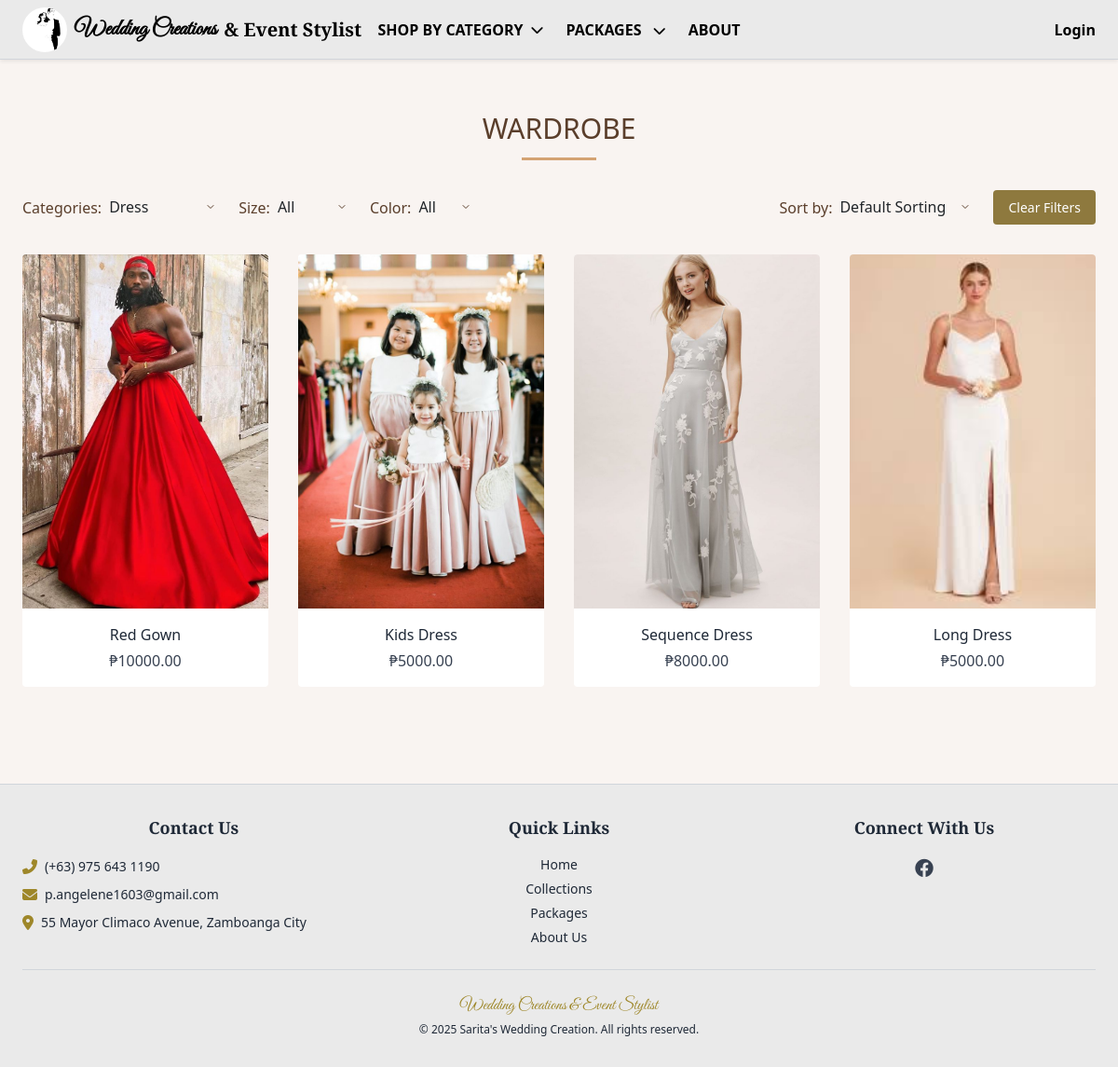
/wardrobe/?category=4, run on an earlier commit of the app's database.
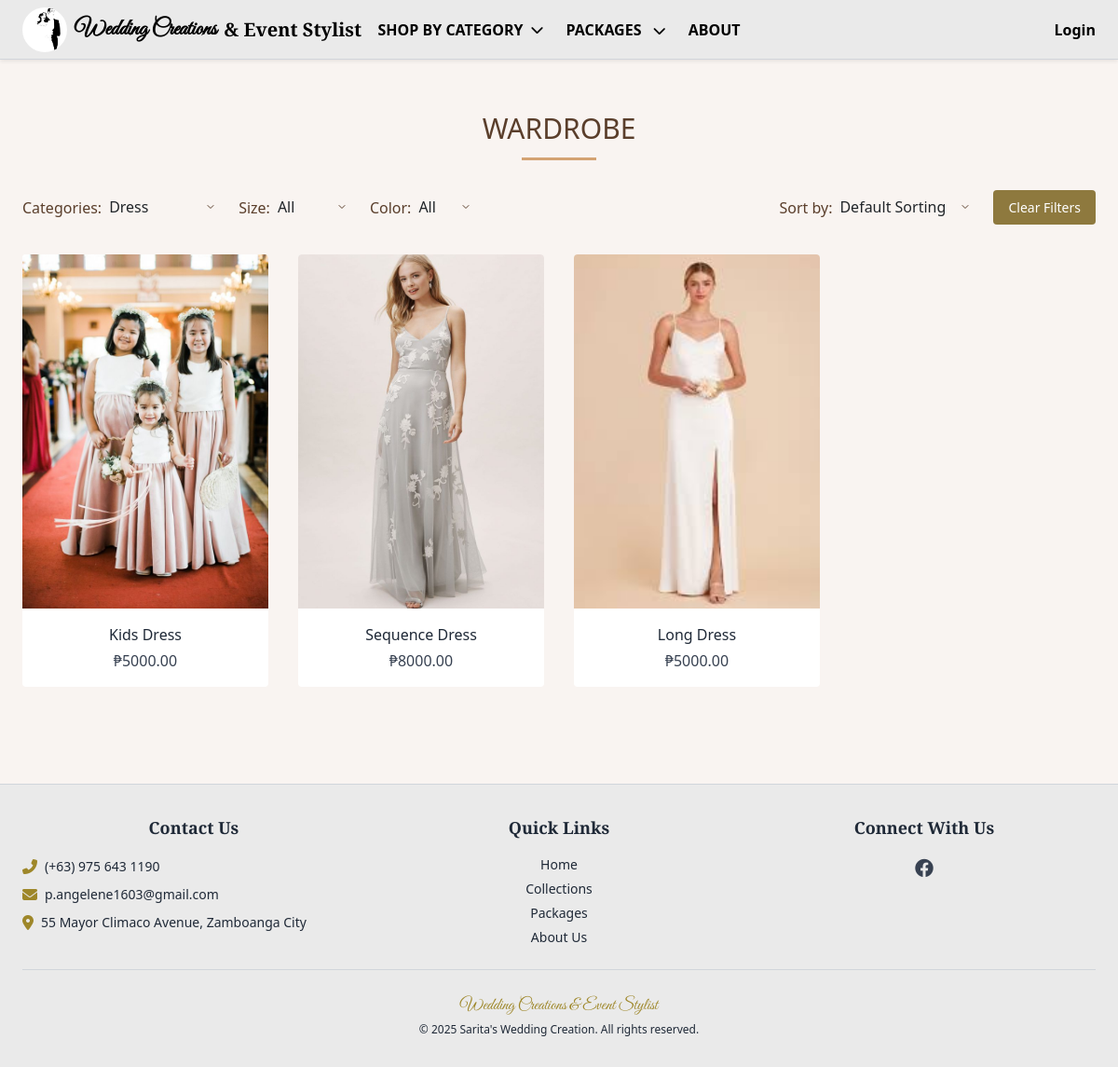
And on a later commit of the database.
### saritasapp/models.py (models this page shows, shortened)
class Inventory(models.Model):
    name = models.CharField(max_length=255)
    branch = models.ForeignKey(Branch, on_delete=models.CASCADE, related_name="inventory_items")
    category = models.ForeignKey(Category, on_delete=models.CASCADE, related_name="items")
    item_type = models.ForeignKey(ItemType, on_delete=models.SET_NULL, null=True, blank=True)
    color = models.ForeignKey(Color, null=True, blank=True, on_delete=models.SET_NULL, related_name="inventory_items")
    size = models.ForeignKey(Size, null=True, blank=True, on_delete=models.SET_NULL, related_name="inventory_items")
    quantity = models.IntegerField(default=0)
    rental_price = models.DecimalField(max_digits=10, decimal_places=2)
    reservation_price = models.DecimalField(max_digits=10, decimal_places=2, null=True, blank=True)
    deposit_price = models.DecimalField(max_digits=10, decimal_places=2, null=True, blank=True)
    purchase_price = models.DecimalField(max_digits=10, decimal_places=2, null=True, blank=True)
    available = models.BooleanField(default=True)
    image = models.ImageField(upload_to="inventory/", null=True, blank=True)
    created_at = models.DateTimeField(auto_now_add=True)
    updated_at = models.DateTimeField(auto_now=True)
    class Meta:
        verbose_name_plural = "Inventory"
        ordering = ['-created_at']

### customerapp/views.py (the view)
# urls.py: path('wardrobe/', views.wardrobe_view, name='wardrobe'),
def wardrobe_view(request):
    inventory_items = Inventory.objects.filter(available=True)
    selected_category = request.GET.get('category')
    selected_color = request.GET.get('color')
    selected_size = request.GET.get('size')
    sort = request.GET.get('sort')
    if selected_category:
        inventory_items = inventory_items.filter(category__id=selected_category)
    if selected_color:
        inventory_items = inventory_items.filter(color__id=selected_color)
    if selected_size:
        inventory_items = inventory_items.filter(size__id=selected_size)
    if sort == "name_asc":
        inventory_items = inventory_items.order_by("name")
    elif sort == "name_desc":
        inventory_items = inventory_items.order_by("-name")
    elif sort == "price_asc":
        inventory_items = inventory_items.order_by("purchase_price")
    elif sort == "price_desc":
        inventory_items = inventory_items.order_by("-purchase_price")
    context = {
        'inventory_items': inventory_items,
        'categories': Category.objects.all(),
        'colors': Color.objects.all(),
        'sizes': Size.objects.all(),
        'selected_category': selected_category,
        'selected_color': selected_color,
        'selected_size': selected_size,
        'sort': sort
    }
    return render(request, 'customerapp/wardrobe.html', context)

### customerapp/context_processors.py (called while the page is built, shortened)
def notifications(request):
    return {'unread_count': 0}

def categories_processor(request):
    return {
        'categories': Category.objects.all()
    }

### saritasapp/context_processors.py (called while the page is built)
def notifications(request):
    if request.user.is_authenticated:
        return {
            'unread_count': Notification.objects.filter(user=request.user, is_read=False).count()
        }
    return {}

### customerapp/templates/customerapp/wardrobe.html (shortened to what this page needs)
{% extends "customerapp/base.html" %}
{% load static %}
{% block content %}
<div class="max-w-7xl mx-auto px-4 py-10">
    <h2 class="fade-in-up text-3xl text-center text-[#5a3e2b] pb-3 mb-8 relative after:absolute after:bottom-0 after:left-1/2 after:transform after:-translate-x-1/2 after:w-20 after:h-[3px] after:bg-[#d4a373] fade-up">
       WARDROBE
    </h2>
    <form id="filter-form" method="get" class="flex flex-wrap items-center justify-between gap-4 mb-8 fade-in-up">
        <div class="flex gap-6 flex-wrap items-center">
            <div class="flex items-center">
                <label for="category" class="mr-2">Categories:</label>
                <select name="category" id="category" onchange="this.form.submit()">
                    {% for category in categories %}
                        <option value="{{ category.id }}" {% if request.GET.category == category.id|stringformat:"s" %}selected{% endif %}>{{ category.name }}</option>
                    {% endfor %}
                </select>
            </div>
            <div class="flex items-center">
                <label for="size" class="mr-2">Size:</label>
                <select name="size" id="size" onchange="this.form.submit()">
                    <option value="">All</option>
                </select>
            </div>
            <div class="flex items-center">
                <label for="color" class="mr-2">Color:</label>
                <select name="color" id="color" onchange="this.form.submit()">
                    <option value="">All</option>
                </select>
            </div>
        </div>
        <div class="flex items-center gap-4">
            <div class="flex items-center">
                <label for="sort" class="mr-2">Sort by:</label>
                <select name="sort" id="sort" onchange="this.form.submit()">
                    <option value="">Default Sorting</option>
                </select>
            </div>
            <button type="button" onclick="clearFilters()" class="filter-btn">
                Clear Filters
            </button>
        </div>
    </form>
    <div class="grid grid-cols-2 md:grid-cols-3 lg:grid-cols-4 gap-8 fade-in-up">
        {% if inventory_items %}
            {% for item in inventory_items %}
            <a href="{% url 'customerapp:item_detail' item.id %}" class="group block bg-white rounded overflow-hidden product-card hover:shadow-lg transition-all">
                <div class="h-[380px] w-full overflow-hidden">
                    {% if item.image %}
                        <img src="{{ item.image.url }}" alt="{{ item.name }}" class="w-full h-full object-cover">
                    {% else %}
                        <img src="{% static 'image/default-placeholder.png' %}" alt="No image" class="w-full h-full object-cover">
                    {% endif %}
                </div>
                <div class="p-3 text-center">
                    <h3 class="text-gray-800 font-medium text-base truncate">{{ item.name }}</h3>
                    <p class="text-gray-700 mt-1"> ₱{{ item.rental_price }}</p>
                </div>
            </a>
            {% endfor %}
        {% else %}
        <div class="col-span-full text-center py-20 bg-white rounded-lg shadow border">
            <i class="fas fa-search text-4xl text-[#8E793E] mb-4"></i>
            <p class="text-gray-600 mb-4">No items match your filters</p>
            <button onclick="clearFilters()" class="filter-btn">Clear Filters</button>
        </div>
        {% endif %}
    </div>
</div>
{% endblock %}

### customerapp/templates/customerapp/base.html (shortened to what this page needs)
{% load static %}
<!DOCTYPE html>
<html lang="en">
<head>
    <script src="https://cdn.tailwindcss.com"></script>
    <link rel="stylesheet" href="https://cdnjs.cloudflare.com/ajax/libs/font-awesome/6.0.0/css/all.min.css">
    <link href="https://cdn.jsdelivr.net/npm/bootstrap@5.1.3/dist/css/bootstrap.min.css" rel="stylesheet"
        media="print" onload="this.media='all'">
    <link rel="stylesheet" href="https://cdnjs.cloudflare.com/ajax/libs/font-awesome/6.4.0/css/all.min.css">
</head>
<body class="bg-custom min-h-screen pt-20">
    <header class="fixed top-0 left-0 right-0 h-16 bg-[#EAEAEA] flex items-center px-4 z-50 border-b border-gray-300 shadow-sm">
        <div class="flex items-center">
            <a href="{% url 'customerapp:homepage' %}" class="flex items-center gap-2">
                <img src="{% static 'images/Logo.png' %}" alt="Logo" class="w-12 h-12 rounded-full">
                <span class="text-2xl font-bold text-black" style="font-family: 'Great Vibes', cursive;">
                    Wedding Creations
                </span>
                <span class="text-xl font-semibold text-black hidden sm:inline-block"
                    style="font-family: 'Playfair Display', serif;">
                    & Event Stylist
                </span>
            </a>
        </div>
        <div class="hidden lg:flex items-center justify-center absolute left-0 right-0 mx-auto w-fit">
            <div class="flex items-center gap-6">
                <div class="relative group">
                    <a href="{% url 'customerapp:collections' %}">
                        <button class="flex items-center text-black font-semibold hover:text-[#AD974F] transition-colors">
                            SHOP BY CATEGORY
                            <i class="fas fa-chevron-down ml-2 text-sm transition-transform duration-200 group-hover:rotate-180"></i>
                        </button>
                    </a>
                </div>
                <div class="relative group">
                    <a href="{% url 'customerapp:package_list' %}" class="flex items-center">
                        <button class="text-black font-semibold hover:text-[#AD974F] transition-colors">
                            PACKAGES
                            <i class="fas fa-chevron-down ml-2 text-sm transition-transform duration-200 group-hover:rotate-180"></i>
                        </button>
                    </a>
                </div>
                <a href="{% url 'customerapp:about_us' %}"
                    class="text-black font-semibold hover:text-[#AD974F] transition-colors">
                    ABOUT
                </a>
            </div>
        </div>
        <div class="hidden lg:flex items-center gap-4 ml-auto">
            {% if user.is_authenticated %}
                {% if user.is_staff or user.is_superuser %}
                    <a href="{% url 'saritasapp:dashboard' %}"
                       class="shine-effect px-4 py-2 bg-[#AD974F] text-white rounded-lg hover:bg-[#8a7a3f] transition-colors">
                        Admin Dashboard
                    </a>
                {% else %}
                    <a href="{% url 'customerapp:notifications' %}"
                        class="text-black hover:text-[#AD974F] transition-colors relative">
                        <i class="fas fa-bell text-xl"></i>
                        {% if unread_count > 0 %}
                        <span
                            class="absolute -top-2 -right-2 inline-flex items-center justify-center px-2 py-1 text-xs font-bold leading-none text-white transform bg-red-600 rounded-full">
                            {{ unread_count }}
                        </span>
                        {% endif %}
                    </a>
                    <a href="{% url 'customerapp:customer_profile' %}"
                        class="text-black hover:text-[#AD974F] transition-colors">
                        <i class="fas fa-user text-xl"></i>
                    </a>
                {% endif %}
                <button type="button" class="shine-effect px-4 py-2 text-white bg-red-500 hover:bg-red-600 rounded-lg transition-colors"
                    data-bs-toggle="modal" data-bs-target="#logoutModal">
                    Logout
                </button>
            {% else %}
                <a href="{% url 'saritasapp:sign_in' %}"
                    class="text-black font-semibold hover:text-[#AD974F] transition-colors">
                    Login
                </a>
            {% endif %}
        </div>
    </header>
    <main class="">
        {% block content %}{% endblock %}
    </main>
    <footer class="bg-[#EAEAEA] text-gray-800 border-t border-gray-300 mt-16 text-sm">
        <div class="max-w-7xl mx-auto px-4 py-8">
            <div class="grid grid-cols-1 md:grid-cols-3 gap-6">
                <div class="text-center md:text-left">
                    <h3 class="text-lg font-bold mb-3" style="font-family: 'Playfair Display', serif;">Contact Us</h3>
                    <ul class="space-y-1.5">
                        <li class="flex items-center justify-center md:justify-start">
                            <i class="fas fa-phone-alt mr-2 text-[#9E8729] text-base"></i>
                            <span>(+63) 975 643 1190</span>
                        </li>
                        <li class="flex items-center justify-center md:justify-start">
                            <i class="fas fa-envelope mr-2 text-[#9E8729] text-base"></i>
                            <span>p.angelene1603@gmail.com</span>
                        </li>
                        <li class="flex items-center justify-center md:justify-start">
                            <i class="fas fa-map-marker-alt mr-2 text-[#9E8729] text-base"></i>
                            <a href="https://www.google.com/maps/place/saritas+wedding+creation+%26+event+stylist/@6.9084959,122.0742049,277m/data=!3m1!1e3!4m14!1m7!3m6!1s0x325041fce97fb3ab:0xfb452d2e1adf3089!2s55+Mayor+Climaco+Ave,+Zamboanga,+Zamboanga+del+Sur!3b1!8m2!3d6.9079704!4d122.0743751!3m5!1s0x32504170a95a1997:0x55de74dd6f4492cb!8m2!3d6.908776!4d122.0741449!16s%2Fg%2F11y1cxxry5?entry=ttu&g_ep=EgoyMDI1MDQxNi4xIKXMDSoASAFQAw%3D%3D"
                               class="hover:no-underline focus:outline-none"
                               style="all: unset; cursor: pointer;"
                               target="_blank" rel="noopener noreferrer">
                                55 Mayor Climaco Avenue, Zamboanga City
                            </a>
                        </li>
                    </ul>
                </div>
                <div class="text-center">
                    <h3 class="text-lg font-bold mb-3" style="font-family: 'Playfair Display', serif;">Quick Links</h3>
                    <ul class="space-y-1.5">
                        <li><a href="{% url 'customerapp:homepage' %}" class="hover:text-[#AD974F] transition-colors">Home</a></li>
                        <li><a href="{% url 'customerapp:collections' %}" class="hover:text-[#AD974F] transition-colors">Collections</a></li>
                        <li><a href="{% url 'customerapp:package_list' %}" class="hover:text-[#AD974F] transition-colors">Packages</a></li>
                        <li><a href="{% url 'customerapp:about_us' %}" class="hover:text-[#AD974F] transition-colors">About Us</a></li>
                    </ul>
                </div>
                <div class="text-center">
                    <h3 class="text-lg font-bold mb-3" style="font-family: 'Playfair Display', serif;">Connect With Us</h3>
                    <div class="flex justify-center space-x-3">
                        <a href="https://www.facebook.com/saritasweddingcreationandeventstylist" class="text-gray-700 hover:text-[#AD974F] transition-colors text-xl">
                            <i class="fab fa-facebook"></i>
                        </a>
                    </div>
                </div>
            </div>
            <div class="border-t border-gray-300 mt-6 pt-6 text-center">
                <p style="font-family: 'Great Vibes', cursive;" class="text-lg text-[#9E8729] mb-1">Wedding Creations & Event Stylist</p>
                <p class="text-xs">&copy; {% now "Y" %} Sarita's Wedding Creation. All rights reserved.</p>
            </div>
        </div>
    </footer>
</body>
</html>

### customerapp/templates/customerapp/base.html (style rules this page uses)
.bg-custom { background-color: #f9f4f1; }

### customerapp/templates/customerapp/wardrobe.html (style rules this page uses)
.fade-in-up { opacity: 0; animation: fadeInUp 0.8s ease-out forwards; }
.product-card img { transition: transform 0.5s ease; }
.filter-btn { background-color: #8E793E; color: white; border: none; padding: 0.5rem 1rem; border-radius: 0.25rem; cursor: pointer; transition: background-color 0.3s ease; font-size: 0.875rem; }
select { background: transparent; border: none; border-bottom: 1px solid transparent; padding: 0.25rem 0; margin-right: 1rem; outline: none; transition: border-color 0.3s ease; -webkit-appearance: none; -moz-appearance: none; appearance: none; cursor: pointer; position: relative; background-repeat: no-repeat; background-position: right center; padding-right: 1.5rem; }
label { color: #5a3e2b; font-weight: 500; }

What changed in the data, as far as the page shows it:
no longer on this page (row edited): Inventory: image (picture), name "Red Gown", rental_price "10000.00"
